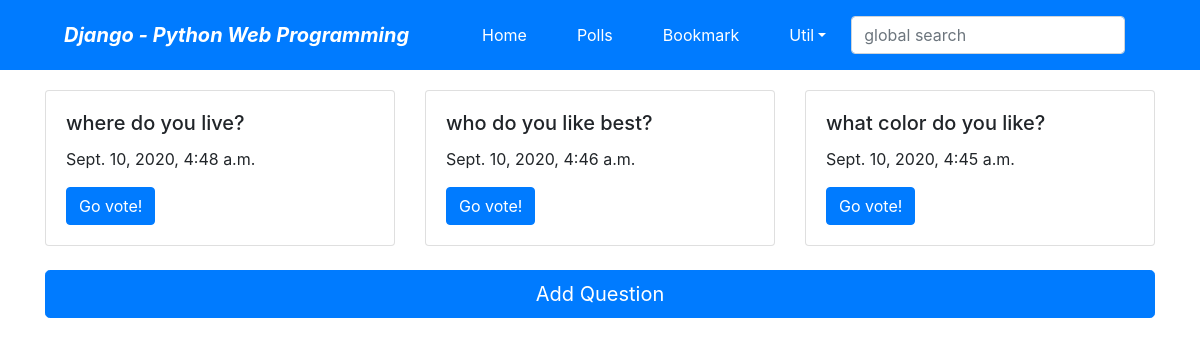
Before: /polls/ with the older database file.
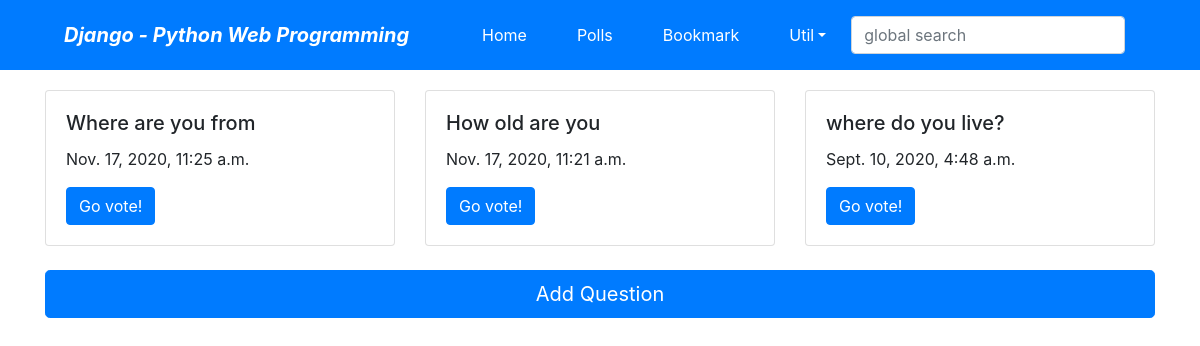
After: the same page with the newer database file.
### polls/models.py (models this page shows, shortened)
class Question(models.Model):
    question_text = models.CharField(max_length=200)
    pub_date = models.DateTimeField(auto_now_add=True)

### polls/views.py (the view)
# urls.py: path('', views.IndexView.as_view(), name='index'),
class IndexView(generic.ListView):
    model = Question
    context_object_name = 'new_list'
    template_name = 'polls/index.html'
    def get_queryset(self):
        return Question.objects.all().order_by('-pub_date')[:3]

### polls/templates/polls/index.html (shortened to what this page needs)
{% extends 'base.html' %}
{% block content %}
{% if new_list %}
<div class="row row-cols-1 row-cols-md-3">
{% for question in new_list %}
<div class="col mb-4">
<div class="card h-100">
  <div class="card-body">
    <h5 class="card-title">{{ question.question_text }}</h5>
    <p class="card-text">{{ question.pub_date }}</p>
    <a href="{% url 'polls:detail' question.id %}" class="btn btn-primary">Go vote!</a>
  </div>
</div>
</div>
{% endfor %}
</div>
{% else %}
<p>No Questions</p>
{% endif %}
<button type="button" class="btn btn-primary btn-lg btn-block" onclick="location.href='{% url 'polls:question_add' %}'">Add Question</button>
{% endblock %}

Changed rows visible on the page:
no longer on this page (row unchanged): Question: question_text "who do you like best?", pub_date "Sept. 10, 2020, 4:46 a.m."
no longer on this page (row unchanged): Question: question_text "what color do you like?", pub_date "Sept. 10, 2020, 4:45 a.m."
added Question: question_text "Where are you from", pub_date "Nov. 17, 2020, 11:25 a.m."
added Question: question_text "How old are you", pub_date "Nov. 17, 2020, 11:21 a.m."
